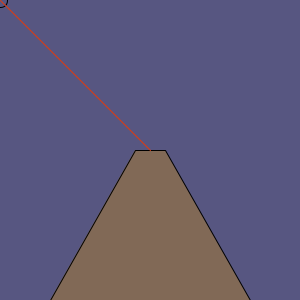
Frame 1 (no input)
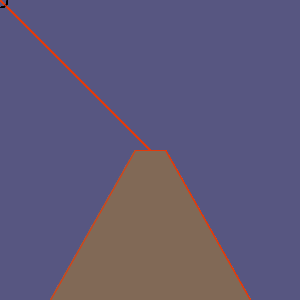
Frame 60 (the mouse pressed at the canvas centre just before this capture)
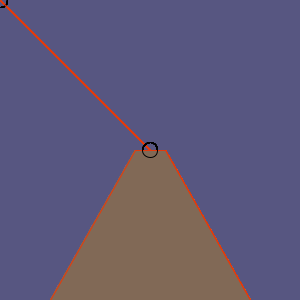
Frame 120 (the mouse held since frame 60 and released just before this capture)

The Processing sketch that drew these frames (run headless with seeded random() and noise(); from frame 60 on, the mouse is pressed at the canvas centre):

// Processing sketch: processing_35674
// ── processing_35674.pde

void setup() {	
  size(300, 300);
  background(87,86,129);
  frameRate(35);
}	

int x = 15;

void draw(){
  //volcano
  fill(129,105,86);
  quad(50, 300, 135, 150, 165, 150,250,300);
  //smoke
  noFill();
  stroke(0);
 ellipse(mouseX,mouseY, x,x);
 //lava
 stroke(227,58,11);
 line(mouseX,mouseY,150,150);
 }
//lava partical
void mousePressed(){
  fill(255,0,0);
  ellipse(mouseX,mouseY,10,10);
  
 }
 
void mouseReleased(){
  stroke(255,0,0);		
  line(mouseX,mouseY,150,150);	
   }	
 
 
